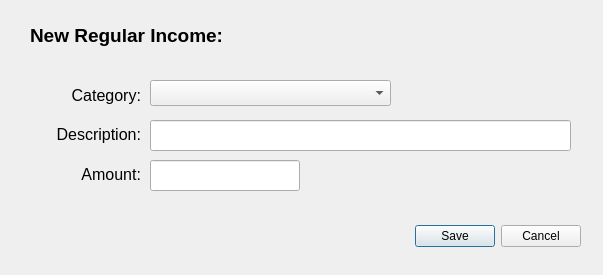
<?xml version="1.0" encoding="UTF-8"?>
<ui version="4.0">
 <class>Win_Add_Row_Reg_Income</class>
 <widget class="QDialog" name="Win_Add_Row_Reg_Income">
  <property name="geometry">
   <rect>
    <x>0</x>
    <y>0</y>
    <width>603</width>
    <height>275</height>
   </rect>
  </property>
  <property name="windowTitle">
   <string>Dialog</string>
  </property>
  <widget class="QDialogButtonBox" name="buttonBox">
   <property name="geometry">
    <rect>
     <x>240</x>
     <y>220</y>
     <width>341</width>
     <height>32</height>
    </rect>
   </property>
   <property name="orientation">
    <enum>Qt::Horizontal</enum>
   </property>
   <property name="standardButtons">
    <set>QDialogButtonBox::Cancel|QDialogButtonBox::Save</set>
   </property>
  </widget>
  <widget class="QLabel" name="label">
   <property name="geometry">
    <rect>
     <x>30</x>
     <y>20</y>
     <width>431</width>
     <height>31</height>
    </rect>
   </property>
   <property name="font">
    <font>
     <pointsize>14</pointsize>
     <bold>true</bold>
    </font>
   </property>
   <property name="text">
    <string>New Regular Income:</string>
   </property>
  </widget>
  <widget class="QLabel" name="label_2">
   <property name="geometry">
    <rect>
     <x>30</x>
     <y>80</y>
     <width>111</width>
     <height>31</height>
    </rect>
   </property>
   <property name="font">
    <font>
     <pointsize>12</pointsize>
    </font>
   </property>
   <property name="text">
    <string>Category:</string>
   </property>
   <property name="alignment">
    <set>Qt::AlignRight|Qt::AlignTrailing|Qt::AlignVCenter</set>
   </property>
  </widget>
  <widget class="QLabel" name="label_3">
   <property name="geometry">
    <rect>
     <x>30</x>
     <y>119</y>
     <width>111</width>
     <height>31</height>
    </rect>
   </property>
   <property name="font">
    <font>
     <pointsize>12</pointsize>
    </font>
   </property>
   <property name="text">
    <string>Description:</string>
   </property>
   <property name="alignment">
    <set>Qt::AlignRight|Qt::AlignTrailing|Qt::AlignVCenter</set>
   </property>
  </widget>
  <widget class="QLineEdit" name="lineEdit_Description">
   <property name="geometry">
    <rect>
     <x>150</x>
     <y>120</y>
     <width>421</width>
     <height>31</height>
    </rect>
   </property>
   <property name="font">
    <font>
     <pointsize>12</pointsize>
    </font>
   </property>
  </widget>
  <widget class="QLabel" name="Amount">
   <property name="geometry">
    <rect>
     <x>30</x>
     <y>159</y>
     <width>111</width>
     <height>31</height>
    </rect>
   </property>
   <property name="font">
    <font>
     <pointsize>12</pointsize>
    </font>
   </property>
   <property name="text">
    <string>Amount:</string>
   </property>
   <property name="alignment">
    <set>Qt::AlignRight|Qt::AlignTrailing|Qt::AlignVCenter</set>
   </property>
  </widget>
  <widget class="QLineEdit" name="lineEdit_Amount">
   <property name="geometry">
    <rect>
     <x>150</x>
     <y>160</y>
     <width>150</width>
     <height>31</height>
    </rect>
   </property>
   <property name="font">
    <font>
     <pointsize>12</pointsize>
    </font>
   </property>
  </widget>
  <widget class="QComboBox" name="comboBoxCategory">
   <property name="geometry">
    <rect>
     <x>150</x>
     <y>80</y>
     <width>241</width>
     <height>26</height>
    </rect>
   </property>
  </widget>
 </widget>
 <resources/>
 <connections>
  <connection>
   <sender>buttonBox</sender>
   <signal>accepted()</signal>
   <receiver>Win_Add_Row_Reg_Income</receiver>
   <slot>accept()</slot>
   <hints>
    <hint type="sourcelabel">
     <x>248</x>
     <y>254</y>
    </hint>
    <hint type="destinationlabel">
     <x>157</x>
     <y>274</y>
    </hint>
   </hints>
  </connection>
  <connection>
   <sender>buttonBox</sender>
   <signal>rejected()</signal>
   <receiver>Win_Add_Row_Reg_Income</receiver>
   <slot>reject()</slot>
   <hints>
    <hint type="sourcelabel">
     <x>316</x>
     <y>260</y>
    </hint>
    <hint type="destinationlabel">
     <x>286</x>
     <y>274</y>
    </hint>
   </hints>
  </connection>
 </connections>
</ui>
